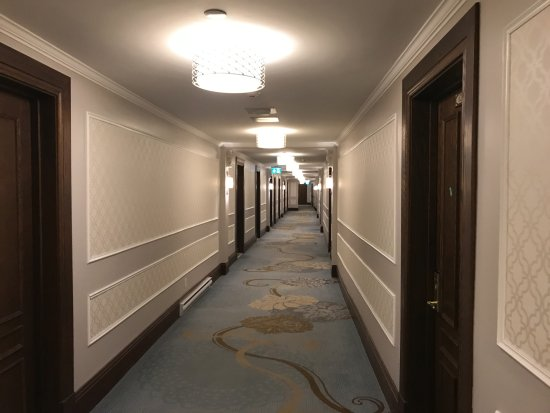
//> input picture opencv_ex11/opencv_ex11/test.jpg, 550 x 413 px, given in place of the camera
$ ./opencv_ex16   (built with g++ and OpenCV 4)
//> lines starting //> are read from the running program, lines starting //| are printed output that depends on the picture
/*
// 색 기반 물체 추적

#include <opencv2/opencv.hpp>
#include <iostream>

using namespace cv;
using namespace std;

int main()
{
    Mat img_frame;

    VideoCapture cap(0);
    if (!cap.isOpened())
    {
        cout << "카메라를 열 수 없습니다." << endl;
        return -1;
    }

    while (1)
    {
        bool ret = cap.read(img_frame);
        if (!ret)
        {
            cout << "캡쳐 실패" << endl;
            break;
        }

        Mat img_hsv;                                                    // hsv 변환
        cvtColor(img_frame, img_hsv, COLOR_BGR2HSV);

        Mat img_mask;                                                   // 파란색 검출 마스크 이미지
        Vec3b lower_blue = Vec3b(120 - 20, 70, 0);
        Vec3b upper_blue = Vec3b(120 + 20, 255, 255);
        inRange(img_hsv, lower_blue, upper_blue, img_mask);

        Mat kernel = getStructuringElement(MORPH_RECT, Size(11, 11));   // closing 모폴로지 적용
        morphologyEx(img_mask, img_mask, MORPH_CLOSE, kernel);

        Mat img_result;                                                 // 마스크 이미지로 파란색 검출
        bitwise_and(img_frame, img_frame, img_result, img_mask);

        Mat labels, stats, centroids;                                   // 라벨링
        int nlabels = connectedComponentsWithStats(img_mask, labels, stats, centroids);

        for (int i = 0; i < nlabels; i++)
        {
            if (i < 1)
                continue;

            int area = stats.at<int>(i, CC_STAT_AREA);                  // 라벨 정보 저장
            int center_x = centroids.at<double>(i, 0);
            int center_y = centroids.at<double>(i, 1);
            int left = stats.at<int>(i, CC_STAT_LEFT);
            int top = stats.at<int>(i, CC_STAT_TOP);
            int width = stats.at<int>(i, CC_STAT_WIDTH);
            int height = stats.at<int>(i, CC_STAT_HEIGHT);

            if (area > 10000)                                           // 라벨 번호 표시
            {
                rectangle(img_frame, Point(left, top), Point(left + width, top + height), Scalar(0, 0, 255), 3);

                circle(img_frame, Point(center_x, center_y), 5, (255, 0, 0), 3);

                putText(img_frame, std::to_string(i), Point(left + 20, top + 20), FONT_HERSHEY_SIMPLEX, 1, Scalar(255, 0, 0), 3);
            }
        }

        imshow("Color", img_frame);
        imshow("Result", img_result);

        int key = waitKey(1);
        if (key == 27)
            break;
    }

    cap.release();
    return 0;
}

*/

/*
// meanshift(: 목표 대상이 밀집한 좌표 검출)

#include <opencv2/opencv.hpp>
#include <iostream>

using namespace cv;
using namespace std;

bool mouse_is_pressing = false;
int start_x, start_y, end_x, end_y;
int step = 0;

void swap(int* v1, int* v2)
{
    int temp = *v1;
    *v1 = *v2;
    *v2 = temp;
}

void mouse_callback(int event, int x, int y, int flags, void* userdata) // 마우스로 사각형 영역 지정
{
    if (event == EVENT_LBUTTONDOWN)
    {
        step = 1;

        mouse_is_pressing = true;
        start_x = x;
        start_y = y;
    }
    else if (event == EVENT_MOUSEMOVE)
    {
        if (mouse_is_pressing)
        {
            end_x = x;
            end_y = y;

            step = 2;
        }
    }
    else if (event == EVENT_LBUTTONUP)
    {
        mouse_is_pressing = false;

        end_x = x;
        end_y = y;

        step = 3;
    }
}


int main()
{
    Mat img_color, img_hsv, img_mask, img_ROI;
    Mat objectHistogram;
    Rect track_window;

    int channels[] = { 0 };
    int hsize[] = { 180 };
    float range1[] = { 0, 180 };
    const float* histRange[] = { range1 };

    VideoCapture cap(0);

    if (!cap.isOpened())
    {
        cerr << "video 에러 - 카메라 또는 영상을 열 수 없습니다.\n";
        return -1;
    }

    namedWindow("Color");                                               // 윈도우 생성
    setMouseCallback("Color", mouse_callback);                          // 마우스 콜백 함수 지정

    while (1)
    {
        cap.read(img_color);

        if (img_color.empty())
        {
            cerr << "빈 영상이 캡쳐되었습니다.\n";
            break;
        }

        switch (step)
        {
        case 1:                                                         // 마우스 좌클릭 시 원 생성
            circle(img_color, Point(start_x, start_y), 10, Scalar(0, 255, 0), -1);
            break;

        case 2:                                                         // 마우스 좌클릭 중 드래그 시 사각형 생성
            rectangle(img_color, Point(start_x, start_y), Point(end_x, end_y), Scalar(0, 255, 0), 3);
            break;

        case 3:
            if (start_x > end_x)
            {
                swap(&start_x, &end_x);
                swap(&start_y, &end_y);
            }
            track_window = Rect(start_x, start_y, end_x - start_x, end_y - start_y);

            cvtColor(img_color, img_hsv, COLOR_BGR2HSV);                // hsv 변환
            img_ROI = Mat(img_hsv, track_window);                       // ROI 지정

            imshow("ROI", img_ROI);

            calcHist(&img_ROI, 1, channels, Mat(), objectHistogram, 1, hsize, histRange);   // ROI 히스토그램 계산

            normalize(objectHistogram, objectHistogram, 0, 255, NORM_MINMAX);   // 정규화

            step++;

            break;

        case 4:
            Mat bp;
            cvtColor(img_color, img_hsv, COLOR_BGR2HSV);                // hsv 변환

            calcBackProject(&img_hsv, 1, channels, objectHistogram, bp, histRange); // ROI 히스토그램 역투영

            meanShift(bp, track_window, TermCriteria(TermCriteria::EPS | TermCriteria::COUNT, 10, 1));  // meanshift

            rectangle(img_color, track_window, Scalar(0, 0, 255), 2);
            break;
        }

        imshow("Color", img_color);

        if (waitKey(25) >= 0)
            break;
    }

    return 0;
}

*/

///*
// camshift(: meanshift에서 트랙 윈도우 크기를 대상에 맞게 조절)

#include <opencv2/opencv.hpp>
#include <iostream>

using namespace cv;
using namespace std;

bool mouse_is_pressing = false;
int start_x, start_y, end_x, end_y;
int step = 0;

void swap(int* v1, int* v2)
{
    int temp = *v1;
    *v1 = *v2;
    *v2 = temp;
}

void mouse_callback(int event, int x, int y, int flags, void* userdata)
{
    if (event == EVENT_LBUTTONDOWN)
    {
        step = 1;

        mouse_is_pressing = true;
        start_x = x;
        start_y = y;
    }
    else if (event == EVENT_MOUSEMOVE)
    {
        if (mouse_is_pressing)
        {
            end_x = x;
            end_y = y;

            step = 2;
        }
    }
    else if (event == EVENT_LBUTTONUP)
    {
        mouse_is_pressing = false;

        end_x = x;
        end_y = y;

        step = 3;
    }
}

int main()
{
    Mat img_color, img_hsv, img_mask, img_ROI, mask_ROI;
    Mat objectHistogram;
    Rect track_window;

    int channels[] = { 0 };
    int hsize[] = { 180 };
    float range1[] = { 0, 180 };
    const float* histRange[] = { range1 };

    VideoCapture cap(0);

    if (!cap.isOpened())
    {
        cerr << "video 에러 - 카메라 또는 영상을 열 수 없습니다.\n";
        return -1;
    }

    namedWindow("Color");
    setMouseCallback("Color", mouse_callback);

    while (1)
    {
        cap.read(img_color);
//> img_color is the input picture: 413 rows x 550 cols, CV_8UC3; mean B, G, R 87.6, 102.6, 117.9
//> the left mouse button is pressed at (137, 103)
//> the mouse is dragged to (275, 206)
//> the mouse is dragged to (412, 309)
//> the button is released at (412, 309)

        if (img_color.empty())
        {
            cerr << "빈 영상이 캡쳐되었습니다.\n";
            break;
        }

        switch (step)
        {
        case 1:
            circle(img_color, Point(start_x, start_y), 10, Scalar(0, 255, 0), -1);
            break;

        case 2:
            rectangle(img_color, Point(start_x, start_y), Point(end_x, end_y), Scalar(0, 255, 0), 3);
            break;

        case 3:

            if (start_x > end_x)
            {
                swap(&start_x, &end_x);
                swap(&start_y, &end_y);
            }

            track_window = Rect(start_x, start_y, end_x - start_x, end_y - start_y);

            cvtColor(img_color, img_hsv, COLOR_BGR2HSV);
//> img_hsv: 413 rows x 550 cols, CV_8UC3; mean H, S, V 15.6, 79.3, 118

            img_ROI = Mat(img_hsv, track_window);
//> img_ROI: 206 rows x 275 cols, CV_8UC3; mean H, S, V 16.1, 70, 138.8

            imshow("ROI", img_ROI);
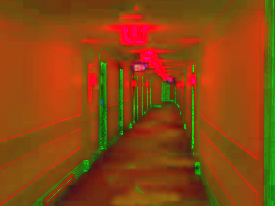
//> window 'ROI': 206 rows x 275 cols, CV_8UC3; mean B, G, R 16.1, 70, 138.8

            calcHist(&img_ROI, 1, channels, Mat(), objectHistogram, 1, hsize, histRange);
//> objectHistogram = 180 values, max 16785 at index 15, min 0 at index 2, mean 314.7

            normalize(objectHistogram, objectHistogram, 0, 255, NORM_MINMAX);
//> objectHistogram = 180 values, max 255 at index 15, min 0 at index 2, mean 4.78

            step++;

            break;

        case 4:

            Mat bp;
            cvtColor(img_color, img_hsv, COLOR_BGR2HSV);

            calcBackProject(&img_hsv, 1, channels, objectHistogram, bp, histRange);

            RotatedRect rotatedRect = CamShift(bp, track_window, TermCriteria(TermCriteria::EPS | TermCriteria::COUNT, 10, 1)); // camshift

            ellipse(img_color, rotatedRect, Scalar(0, 0, 255), 2);      // 트랙 윈도우 주위에 타원 출력

            Point2f vertices[4];                                        // camshift 트랙 윈도우 출력
            rotatedRect.points(vertices);
            for (int i = 0; i < 4; i++)
                line(img_color, vertices[i], vertices[(i + 1) % 4], Scalar(0, 255, 0), 2);

            break;
        }

        imshow("Color", img_color);

        if (waitKey(25) >= 0)
//> the Esc key is pressed
            break;
    }

    return 0;
}

//*/
